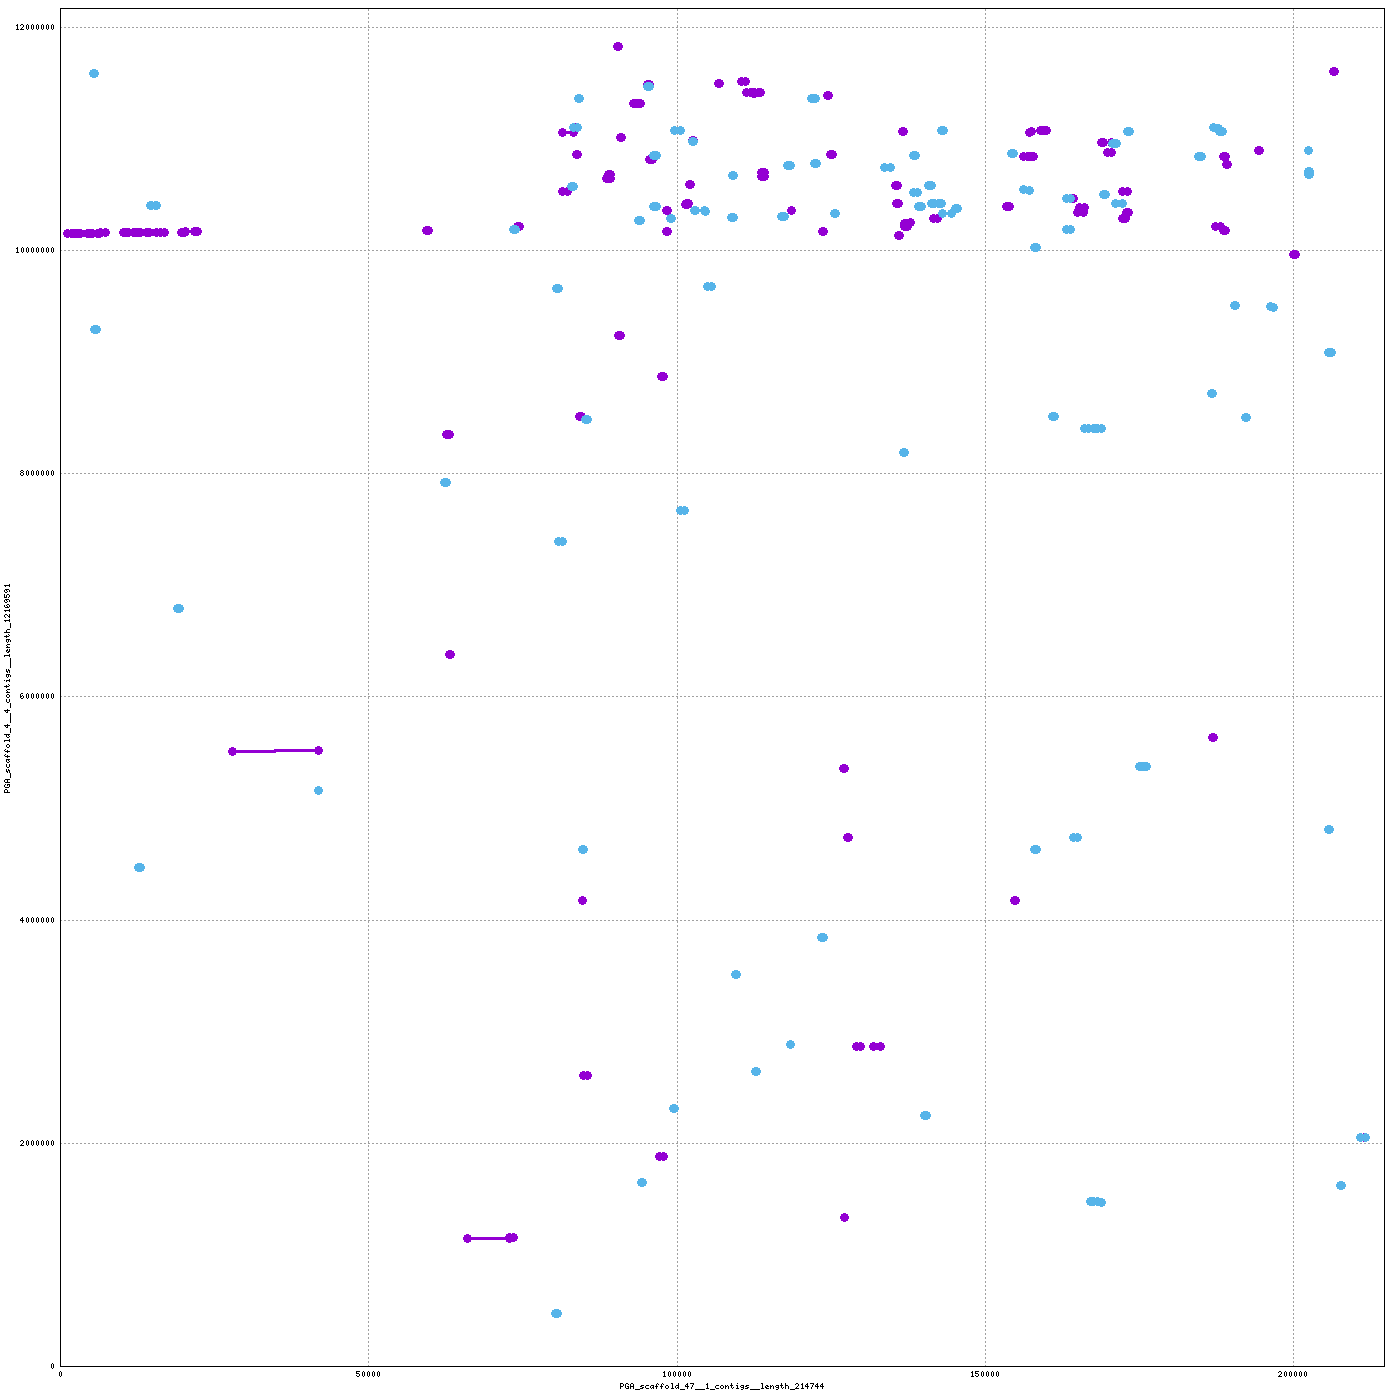

Reproduce this figure in gnuplot.
set terminal png tiny size 1400,1400
set output "/home/mike/Desktop/scripts/snakes/plot_pairs/hiCversion1.linear/nucmer/nucmer.93.png"
set size 1,1
set grid
unset key
set border 15
set tics scale 0
set xlabel "PGA_scaffold_47__1_contigs__length_214744"
set ylabel "PGA_scaffold_4__4_contigs__length_12169591"
set format "%.0f"
set mouse format "%.0f"
set mouse mouseformat "[%.0f, %.0f]"
if(GPVAL_VERSION < 5) set mouse clipboardformat "[%.0f, %.0f]"
set xrange [1:214744]
set yrange [1:12169591]
set style line 1  lt 1 lw 3 pt 6 ps 1
set style line 2  lt 3 lw 3 pt 6 ps 1
set style line 3  lt 2 lw 3 pt 6 ps 1
plot \
 "/home/mike/Desktop/scripts/snakes/plot_pairs/hiCversion1.linear/nucmer/nucmer.93.fplot" title "FWD" w lp ls 1, \
 "/home/mike/Desktop/scripts/snakes/plot_pairs/hiCversion1.linear/nucmer/nucmer.93.rplot" title "REV" w lp ls 2
